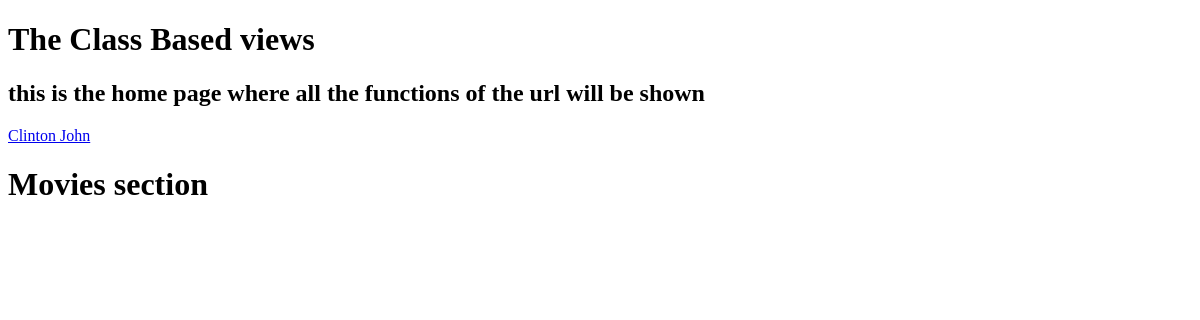
Before: / with the older database file.
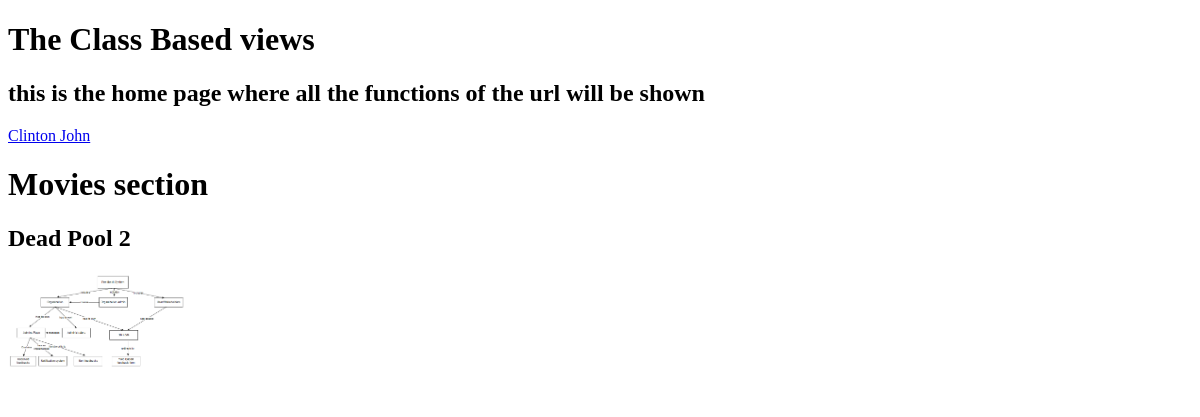
After: the same page with the newer database file.
### base/models.py (models this page shows)
class Movie(models.Model):
    title = models.CharField(max_length=100)
    movie_cover = models.ImageField(blank=True, null=True)
    movie_posters = models.ImageField(blank=True, null=True)

### base/views.py (the view)
# urls.py: path('', views.home),
def home(request):
    movies = Movie.objects.all()
    context = {'movies':movies}
    return render(request, 'base/home.html', context)

### base/templates/base/home.html (shortened to what this page needs)
<!DOCTYPE html>
<html lang="en">
<head>
</head>
<body>
    <h1>The Class Based views</h1>
    <h2> this is the home page where all the functions of the url will be shown</h2>
    <div class="redirect_samples">
        <div>
            <a href="{% url 'redirect_user' %}">Clinton John</a>
        </div>
    </div>
    <div class="user_movies">
        <h1>Movies section</h1>
        {% for movie in movies %}
        <h2>{{movie.title}}</h2>
        <img src="{{movie.movie_cover.url}}" alt="" style="max-width:200px; max-height:200px;"> {{movie.poster}} {{movie.cover}} {% endfor %}
    </div>
</body>
</html>

Changed rows visible on the page:
added Movie: title "Dead Pool 2", movie_cover (picture)
